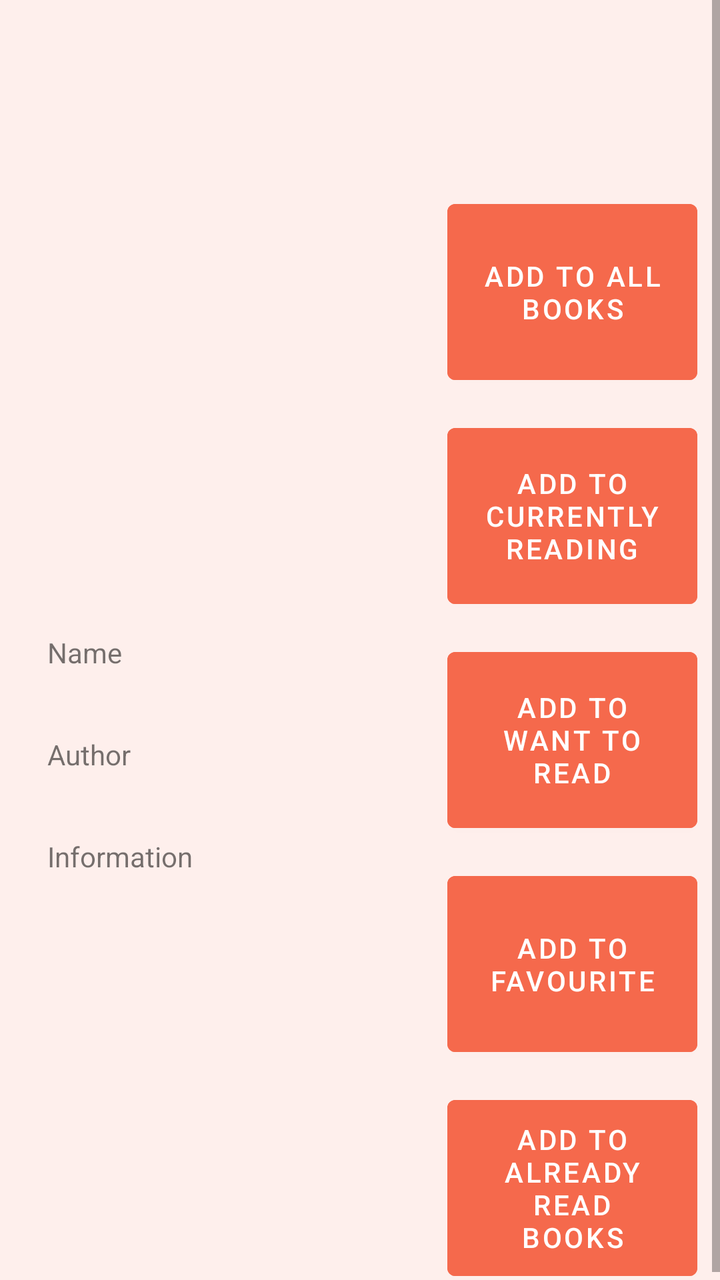
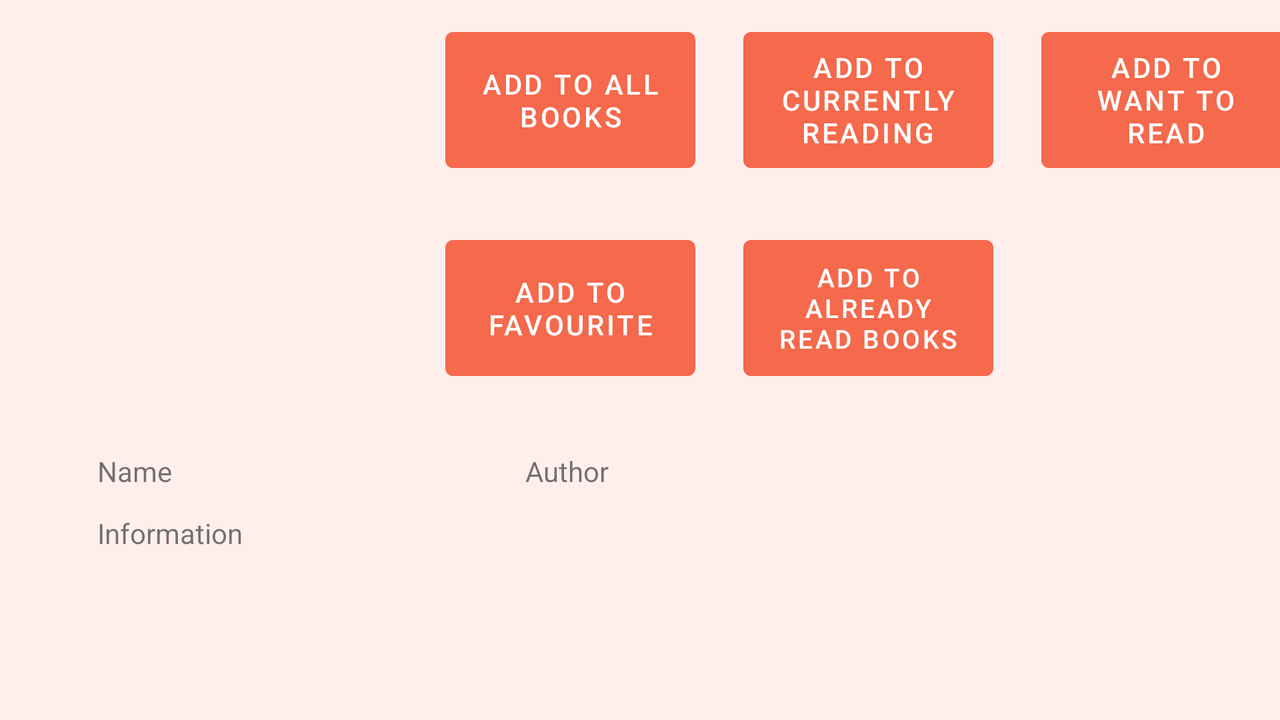

First picture: res/layout/ on a phone held upright. Second picture: the repository's own variant of that layout, on a device whose configuration matches the variant's folder. Source for both follows.
<!-- AndroidManifest.xml: application theme Theme.BookLibrary -->
<!-- res/layout/activity_book.xml -->
<?xml version="1.0" encoding="utf-8"?>
<RelativeLayout xmlns:android="http://schemas.android.com/apk/res/android"
    xmlns:app="http://schemas.android.com/apk/res-auto"
    xmlns:tools="http://schemas.android.com/tools"
    android:layout_width="match_parent"
    android:layout_height="match_parent"
    android:background="@color/second_color"
    tools:context=".BookActivity">
<ScrollView
    android:layout_width="match_parent"
    android:layout_height="match_parent">
    <androidx.constraintlayout.widget.ConstraintLayout
        android:layout_width="match_parent"
        android:layout_height="match_parent">

    <ImageView
        android:id="@+id/imageView"
        android:layout_width="190dp"
        android:layout_height="250dp"
        android:layout_marginLeft="5dp"
        android:layout_marginTop="5dp"
        app:layout_constraintBottom_toBottomOf="parent"
        app:layout_constraintEnd_toEndOf="parent"
        app:layout_constraintHorizontal_bias="0.113"
        app:layout_constraintStart_toStartOf="parent"
        app:layout_constraintTop_toTopOf="parent"
        app:layout_constraintVertical_bias="0.056"
        app:srcCompat="@drawable/ic_launcher_background" />

    <Button
        android:id="@+id/btnAddToAllBooks"
        android:layout_width="125dp"
        android:layout_height="100dp"
        android:layout_marginTop="96dp"
        android:backgroundTint="@color/fifth_color"
        android:text="Add To All Books"
        app:layout_constraintEnd_toEndOf="parent"
        app:layout_constraintHorizontal_bias="0.462"
        app:layout_constraintStart_toEndOf="@+id/imageView"
        app:layout_constraintTop_toTopOf="parent" />

    <Button
        android:id="@+id/btnAddToCurrentlyReading"
        android:layout_width="125dp"
        android:layout_height="100dp"
        android:layout_marginTop="12dp"
        android:backgroundTint="@color/fifth_color"
        android:text="Add To Currently Reading"
        app:layout_constraintEnd_toEndOf="@+id/btnAddToAllBooks"
        app:layout_constraintHorizontal_bias="0.0"
        app:layout_constraintStart_toStartOf="@+id/btnAddToAllBooks"
        app:layout_constraintTop_toBottomOf="@+id/btnAddToAllBooks" />

    <Button
        android:id="@+id/btnAddToWantToRead"
        android:layout_width="125dp"
        android:layout_height="100dp"
        android:layout_marginTop="12dp"
        android:backgroundTint="@color/fifth_color"
        android:text="add to Want To Read"
        app:layout_constraintEnd_toEndOf="@+id/btnAddToCurrentlyReading"
        app:layout_constraintHorizontal_bias="0.0"
        app:layout_constraintStart_toStartOf="@+id/btnAddToCurrentlyReading"
        app:layout_constraintTop_toBottomOf="@+id/btnAddToCurrentlyReading" />

    <Button
        android:id="@+id/btnAddToFavourite"
        android:layout_width="125dp"
        android:layout_height="100dp"
        android:layout_marginTop="12dp"
        android:backgroundTint="@color/fifth_color"
        android:text="add to Favourite"
        app:layout_constraintEnd_toEndOf="@+id/btnAddToWantToRead"
        app:layout_constraintHorizontal_bias="1.0"
        app:layout_constraintStart_toStartOf="@+id/btnAddToWantToRead"
        app:layout_constraintTop_toBottomOf="@+id/btnAddToWantToRead" />

    <Button
        android:id="@+id/btnAddToAlreadyReadBooks"
        android:layout_width="125dp"
        android:layout_height="100dp"
        android:layout_marginTop="12dp"
        android:backgroundTint="@color/fifth_color"
        android:text="add to Already Read Books"
        app:layout_constraintEnd_toEndOf="@+id/btnAddToFavourite"
        app:layout_constraintHorizontal_bias="0.0"
        app:layout_constraintStart_toStartOf="@+id/btnAddToFavourite"
        app:layout_constraintTop_toBottomOf="@+id/btnAddToFavourite" />

    <TextView
        android:id="@+id/textViewBookName"
        android:layout_width="190dp"
        android:layout_height="wrap_content"
        android:layout_marginTop="40dp"
        android:text="Name"
        app:layout_constraintEnd_toEndOf="@+id/imageView"
        app:layout_constraintHorizontal_bias="0.0"
        app:layout_constraintStart_toStartOf="@+id/imageView"
        app:layout_constraintTop_toBottomOf="@+id/imageView" />

    <TextView
        android:id="@+id/textViewBookAuthor"
        android:layout_width="190dp"
        android:layout_height="wrap_content"
        android:layout_marginTop="32dp"
        android:text="Author"
        app:layout_constraintEnd_toEndOf="@+id/textViewBookName"
        app:layout_constraintHorizontal_bias="0.0"
        app:layout_constraintStart_toStartOf="@+id/textViewBookName"
        app:layout_constraintTop_toBottomOf="@+id/textViewBookName" />

    <TextView
        android:id="@+id/textViewBookInformation"
        android:layout_width="190dp"
        android:layout_height="wrap_content"
        android:layout_marginTop="32dp"
        android:text="Information"
        app:layout_constraintEnd_toEndOf="@+id/textViewBookAuthor"
        app:layout_constraintHorizontal_bias="0.0"
        app:layout_constraintStart_toStartOf="@+id/textViewBookAuthor"
        app:layout_constraintTop_toBottomOf="@+id/textViewBookAuthor"
        android:layout_marginBottom="20dp"/>
    </androidx.constraintlayout.widget.ConstraintLayout>
</ScrollView>
</RelativeLayout>
<!-- resources referenced by this layout -->
<resources>
  <color name="fifth_color">#F5694C</color>
  <color name="second_color">#FEEFEC</color>
  <style name="Theme.BookLibrary" parent="Theme.MaterialComponents.DayNight.NoActionBar">
          
          <item name="colorPrimary">@color/fifth_color</item>
          <item name="colorPrimaryVariant">@color/purple_700</item>
          <item name="colorOnPrimary">@color/white</item>
          
          <item name="colorSecondary">@color/teal_200</item>
          <item name="colorSecondaryVariant">@color/teal_700</item>
          <item name="colorOnSecondary">@color/black</item>
          
          <item name="android:statusBarColor" tools:targetApi="l">?attr/colorPrimaryVariant</item>
          
      </style>
  <color name="purple_700">#FF3700B3</color>
  <color name="white">#FFFFFF</color>
  <color name="teal_200">#FF03DAC5</color>
  <color name="teal_700">#FF018786</color>
  <color name="black">#FF000000</color>
</resources>
<!-- res/layout-land/activity_book.xml (the repository's variant of the layout above) -->
<!-- drawn on the phone turned sideways -->
<?xml version="1.0" encoding="utf-8"?>
<RelativeLayout xmlns:android="http://schemas.android.com/apk/res/android"
    xmlns:app="http://schemas.android.com/apk/res-auto"
    xmlns:tools="http://schemas.android.com/tools"
    android:layout_width="match_parent"
    android:layout_height="match_parent"
    android:background="@color/second_color"
    tools:context=".BookActivity">

    <ScrollView
        android:layout_width="match_parent"
        android:layout_height="match_parent">

        <androidx.constraintlayout.widget.ConstraintLayout
            android:layout_width="match_parent"
            android:layout_height="match_parent">

            <ImageView
                android:id="@+id/imageView"
                android:layout_width="150dp"
                android:layout_height="200dp"
                android:layout_marginLeft="5dp"
                android:layout_marginTop="10dp"
                app:layout_constraintBottom_toBottomOf="parent"
                app:layout_constraintEnd_toEndOf="parent"
                app:layout_constraintHorizontal_bias="0.09"
                app:layout_constraintStart_toStartOf="parent"
                app:layout_constraintTop_toTopOf="parent"
                app:layout_constraintVertical_bias="0.0"
                app:srcCompat="@drawable/ic_launcher_background" />

            <Button
                android:id="@+id/btnAddToAllBooks"
                android:layout_width="125dp"
                android:layout_height="80dp"
                android:layout_marginStart="24dp"
                android:layout_marginTop="10dp"
                android:backgroundTint="@color/fifth_color"
                android:text="Add To All Books"
                app:layout_constraintStart_toEndOf="@+id/imageView"
                app:layout_constraintTop_toTopOf="parent" />

            <Button
                android:id="@+id/btnAddToWantToRead"
                android:layout_width="125dp"
                android:layout_height="80dp"
                android:layout_marginStart="24dp"
                android:backgroundTint="@color/fifth_color"
                android:text="add to Want To Read"
                app:layout_constraintBottom_toBottomOf="@+id/btnAddToCurrentlyReading"
                app:layout_constraintStart_toEndOf="@+id/btnAddToCurrentlyReading"
                app:layout_constraintTop_toTopOf="@+id/btnAddToCurrentlyReading"
                app:layout_constraintVertical_bias="0.0" />

            <Button
                android:id="@+id/btnAddToFavourite"
                android:layout_width="125dp"
                android:layout_height="80dp"
                android:layout_marginTop="24dp"
                android:backgroundTint="@color/fifth_color"
                android:text="add to Favourite"
                app:layout_constraintEnd_toEndOf="@+id/btnAddToAllBooks"
                app:layout_constraintHorizontal_bias="0.0"
                app:layout_constraintStart_toStartOf="@+id/btnAddToAllBooks"
                app:layout_constraintTop_toBottomOf="@+id/btnAddToAllBooks" />

            <Button
                android:id="@+id/btnAddToAlreadyReadBooks"
                android:layout_width="125dp"
                android:layout_height="80dp"
                android:backgroundTint="@color/fifth_color"
                android:text="add to Already Read Books"
                android:textSize="13sp"
                app:layout_constraintBottom_toBottomOf="@+id/btnAddToFavourite"
                app:layout_constraintEnd_toEndOf="@+id/btnAddToCurrentlyReading"
                app:layout_constraintStart_toStartOf="@+id/btnAddToCurrentlyReading"
                app:layout_constraintTop_toTopOf="@+id/btnAddToFavourite" />

            <Button
                android:id="@+id/btnAddToCurrentlyReading"
                android:layout_width="125dp"
                android:layout_height="80dp"
                android:layout_marginStart="24dp"
                android:backgroundTint="@color/fifth_color"
                android:text="Add To Currently Reading"
                app:layout_constraintBottom_toBottomOf="@+id/btnAddToAllBooks"
                app:layout_constraintStart_toEndOf="@+id/btnAddToAllBooks"
                app:layout_constraintTop_toTopOf="@+id/btnAddToAllBooks"
                app:layout_constraintVertical_bias="0.0" />

            <TextView
                android:id="@+id/textViewBookName"
                android:layout_width="190dp"
                android:layout_height="wrap_content"
                android:layout_marginTop="16dp"
                android:text="Name"
                app:layout_constraintEnd_toEndOf="@+id/imageView"
                app:layout_constraintHorizontal_bias="0.0"
                app:layout_constraintStart_toStartOf="@+id/imageView"
                app:layout_constraintTop_toBottomOf="@+id/imageView" />

            <TextView
                android:id="@+id/textViewBookAuthor"
                android:layout_width="190dp"
                android:layout_height="wrap_content"
                android:layout_marginStart="24dp"
                android:text="Author"
                app:layout_constraintBottom_toBottomOf="@+id/textViewBookName"
                app:layout_constraintStart_toEndOf="@+id/textViewBookName"
                app:layout_constraintTop_toTopOf="@+id/textViewBookName"
                app:layout_constraintVertical_bias="1.0" />

            <TextView
                android:id="@+id/textViewBookInformation"
                android:layout_width="500dp"
                android:layout_height="wrap_content"
                android:layout_marginTop="12dp"
                android:layout_marginEnd="60dp"
                android:text="Information"
                app:layout_constraintBottom_toBottomOf="parent"
                app:layout_constraintEnd_toEndOf="parent"
                app:layout_constraintHorizontal_bias="0.0"
                app:layout_constraintStart_toStartOf="@+id/textViewBookName"
                app:layout_constraintTop_toBottomOf="@+id/textViewBookName"
                android:layout_marginBottom="20dp"/>

            <androidx.constraintlayout.widget.Guideline
                android:id="@+id/guideline2"
                android:layout_width="wrap_content"
                android:layout_height="wrap_content"
                android:orientation="horizontal"
                app:layout_constraintGuide_begin="277dp" />
        </androidx.constraintlayout.widget.ConstraintLayout>
    </ScrollView>
</RelativeLayout>
